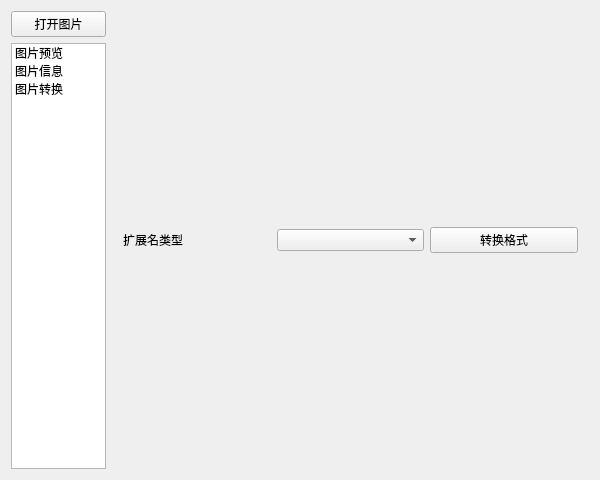
<?xml version="1.0" encoding="UTF-8"?>
<ui version="4.0">
 <class>Widget</class>
 <widget class="QWidget" name="Widget">
  <property name="geometry">
   <rect>
    <x>0</x>
    <y>0</y>
    <width>600</width>
    <height>480</height>
   </rect>
  </property>
  <property name="windowTitle">
   <string>Widget</string>
  </property>
  <layout class="QHBoxLayout" name="horizontalLayout_4" stretch="1,5">
   <item>
    <layout class="QVBoxLayout" name="verticalLayout">
     <item>
      <widget class="QPushButton" name="pushButtonOpen">
       <property name="text">
        <string>打开图片</string>
       </property>
      </widget>
     </item>
     <item>
      <widget class="QListWidget" name="listWidgetIndex">
       <item>
        <property name="text">
         <string>图片预览</string>
        </property>
       </item>
       <item>
        <property name="text">
         <string>图片信息</string>
        </property>
       </item>
       <item>
        <property name="text">
         <string>图片转换</string>
        </property>
       </item>
      </widget>
     </item>
    </layout>
   </item>
   <item>
    <widget class="QStackedWidget" name="stackedWidget">
     <property name="currentIndex">
      <number>2</number>
     </property>
     <widget class="QWidget" name="pageView">
      <layout class="QHBoxLayout" name="horizontalLayout">
       <item>
        <widget class="QScrollArea" name="scrollArea">
         <property name="widgetResizable">
          <bool>true</bool>
         </property>
         <widget class="QWidget" name="scrollAreaWidgetContents">
          <property name="geometry">
           <rect>
            <x>0</x>
            <y>0</y>
            <width>460</width>
            <height>442</height>
           </rect>
          </property>
         </widget>
        </widget>
       </item>
      </layout>
     </widget>
     <widget class="QWidget" name="pageInfo">
      <layout class="QHBoxLayout" name="horizontalLayout_2">
       <item>
        <widget class="QTextBrowser" name="textBrowserInfo"/>
       </item>
      </layout>
     </widget>
     <widget class="QWidget" name="pageConvert">
      <layout class="QHBoxLayout" name="horizontalLayout_3">
       <item>
        <widget class="QLabel" name="label">
         <property name="text">
          <string>扩展名类型</string>
         </property>
        </widget>
       </item>
       <item>
        <widget class="QComboBox" name="comboBoxExtFormat"/>
       </item>
       <item>
        <widget class="QPushButton" name="pushButtonConvert">
         <property name="text">
          <string>转换格式</string>
         </property>
        </widget>
       </item>
      </layout>
     </widget>
    </widget>
   </item>
  </layout>
 </widget>
 <layoutdefault spacing="6" margin="11"/>
 <resources/>
 <connections/>
</ui>
